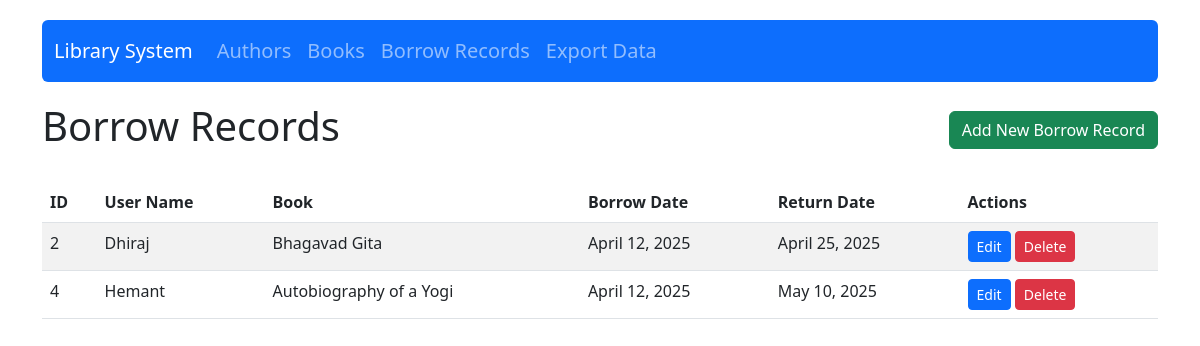
The app's page /library/borrows/ with its own data.
### library_app/models.py (models this page shows, shortened)
class BorrowRecord(models.Model):
    user_name = models.CharField(max_length=100)
    book = models.ForeignKey(Book, on_delete=models.CASCADE, related_name='borrow_records')
    borrow_date = models.DateField()
    return_date = models.DateField(null=True, blank=True)
    created_at = models.DateTimeField(auto_now_add=True)
    class Meta:
        ordering = ['-borrow_date']

class Book(models.Model):
    GENRE_CHOICES = [
        ('fiction', 'Fiction'),
        ('non-fiction', 'Non-Fiction'),
        ('science', 'Science'),
        ('history', 'History'),
        ('biography', 'Biography'),
        ('hinduism', 'Hindu Scripture / Spiritual Philosophy'),
        ('other', 'Other'),
    ]
    title = models.CharField(max_length=200)
    genre = models.CharField(max_length=20, choices=GENRE_CHOICES)
    published_date = models.DateField()
    author = models.ForeignKey(Author, on_delete=models.CASCADE, related_name='books')
    created_at = models.DateTimeField(auto_now_add=True)
    class Meta:
        ordering = ['title']

### library_app/views.py (the view)
# urls.py: path('borrows/', views.BorrowRecordListView.as_view(), name='borrow-list'),
class BorrowRecordListView(ListView):
    model = BorrowRecord
    template_name = 'library_app/borrow_list.html'
    context_object_name = 'borrow_records'
    paginate_by = 10

### library_app/templates/library_app/borrow_list.html (shortened to what this page needs)
{% extends 'library_app/base.html' %}
{% block content %}
<div class="d-flex justify-content-between align-items-center mb-4">
    <h1>Borrow Records</h1>
    <a href="{% url 'borrow-add' %}" class="btn btn-success">Add New Borrow Record</a>
</div>
{% if borrow_records %}
<div class="table-responsive">
    <table class="table table-striped table-hover">
        <thead>
            <tr>
                <th>ID</th>
                <th>User Name</th>
                <th>Book</th>
                <th>Borrow Date</th>
                <th>Return Date</th>
                <th>Actions</th>
            </tr>
        </thead>
        <tbody>
            {% for record in borrow_records %}
            <tr>
                <td>{{ record.id }}</td>
                <td>{{ record.user_name }}</td>
                <td>{{ record.book.title }}</td>
                <td>{{ record.borrow_date }}</td>
                <td>{{ record.return_date|default:"Not returned" }}</td>
                <td>
                    <a href="{% url 'borrow-edit' record.id %}" class="btn btn-sm btn-primary">Edit</a>
                    <form method="post" action="{% url 'borrow-delete' record.id %}" style="display:inline;"
                        onsubmit="return confirm('Are you sure you want to delete this record?')">
                        <button type="submit" class="btn btn-sm btn-danger">Delete</button>
                    </form>
                </td>
            </tr>
            {% endfor %}
        </tbody>
    </table>
</div>
{% else %}
<div class="alert alert-info">
    No borrow records found. <a href="{% url 'borrow-add' %}">Add a borrow record</a> to get started.
</div>
{% endif %}
{% endblock %}

### library_app/templates/library_app/base.html (style rules this page uses)
body { padding-top: 20px; padding-bottom: 20px; }

### records on screen
BorrowRecord: id "2", user_name "Dhiraj", book "Bhagavad Gita", borrow_date "April 12, 2025", return_date "April 25, 2025"
BorrowRecord: id "4", user_name "Hemant", book "Autobiography of a Yogi", borrow_date "April 12, 2025", return_date "May 10, 2025"
